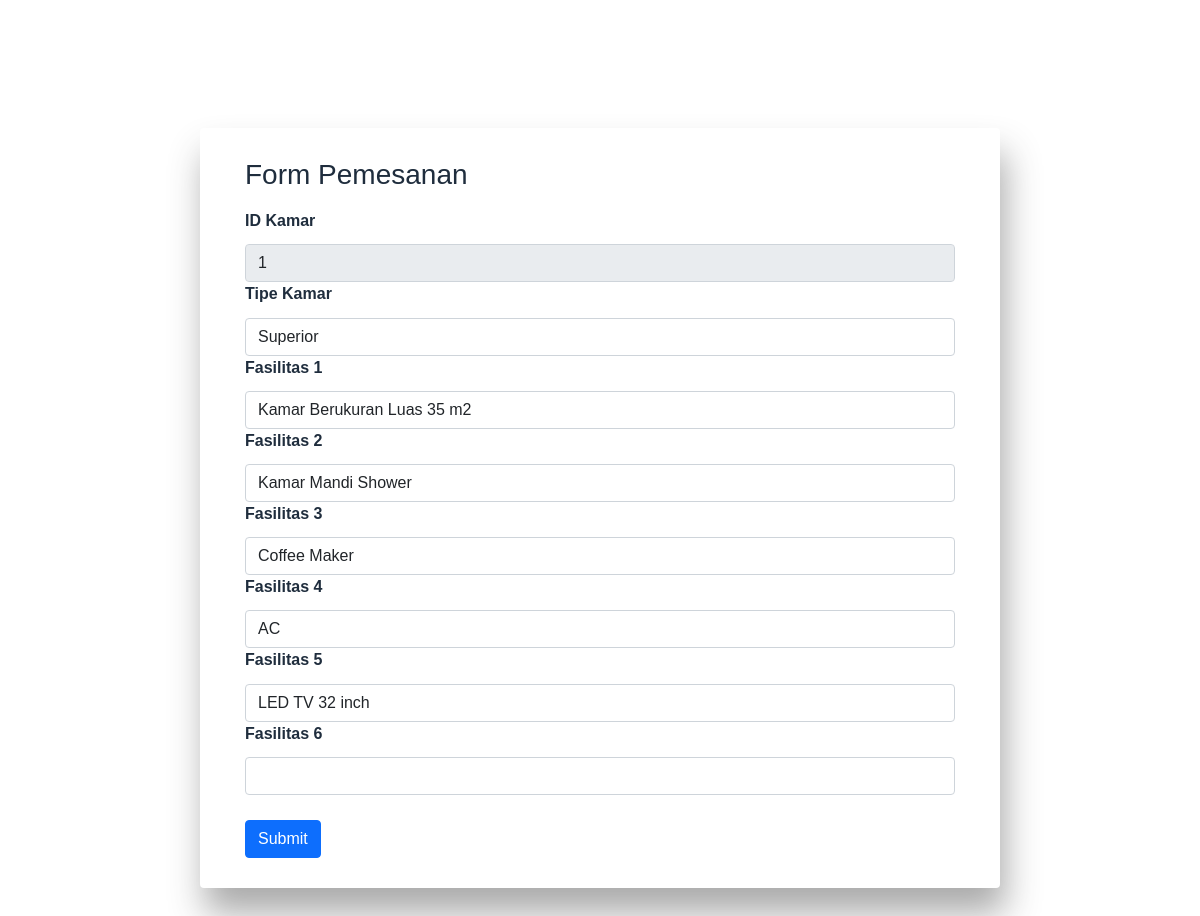
The page /crud/edit_kamar.php?id_kamar=1 on the database its author committed.
### tables this page shows
CREATE TABLE `tbl_kamar` (
  `id_kamar` int(11) NOT NULL,
  `tipe_kamar` varchar(20) NOT NULL,
  `fasilitas_satu` longtext NOT NULL,
  `fasilitas_dua` longtext NOT NULL,
  `fasilitas_tiga` longtext NOT NULL,
  `fasilitas_empat` longtext NOT NULL,
  `fasilitas_lima` longtext NOT NULL,
  `fasilitas_enam` longtext NOT NULL
);

### crud/edit_kamar.php (the view, shortened to what this page needs)
<!DOCTYPE html>
<html lang="en">
<head>
  <link rel="stylesheet" href="../assets/css/tampil_admin.css">
  <link rel="stylesheet" href="../assets/css/adminlte.min.css">
  <link rel="stylesheet" href="../assets/css/bootstrap.min.css">
</head>
<?php
include "../conn/koneksi.php";
$id_kamar= $_GET['id_kamar'];
$query=mysqli_query($koneksi, "SELECT * FROM tbl_kamar WHERE id_kamar=$id_kamar");
$data= mysqli_fetch_array($query);
?>
<form action="edit_kamar_aksi.php" method="post">
<div class="wrapper rounded bg-white">
    <div class="h3">Form Pemesanan</div>
    <div class="form">
        <div class="row">
            <div class="col-md-12"> <label>ID Kamar</label> <input type="text" class="form-control" name="txt_kamar" value="<?php echo $data['id_kamar']; ?>" readonly> </div>
            <div class="col-md-12"> <label>Tipe Kamar</label> <input type="text" class="form-control" name="txt_tipe" value="<?php echo $data['tipe_kamar']; ?>"> </div>
            <div class="col-md-12"> <label>Fasilitas 1</label> <input type="text" class="form-control" name="txt_fasilitas1" value="<?php echo $data['fasilitas_satu']; ?>"> </div>
            <div class="col-md-12"> <label>Fasilitas 2</label> <input type="text" class="form-control" name="txt_fasilitas2" value="<?php echo $data['fasilitas_dua']; ?>"> </div>
            <div class="col-md-12"> <label>Fasilitas 3</label> <input type="text" class="form-control" name="txt_fasilitas3" value="<?php echo $data['fasilitas_tiga']; ?>"> </div>
            <div class="col-md-12"> <label>Fasilitas 4</label> <input type="text" class="form-control" name="txt_fasilitas4" value="<?php echo $data['fasilitas_empat']; ?>"> </div>
            <div class="col-md-12"> <label>Fasilitas 5</label> <input type="text" class="form-control" name="txt_fasilitas5" value="<?php echo $data['fasilitas_lima']; ?>"> </div>
            <div class="col-md-12"> <label>Fasilitas 6</label> <input type="text" class="form-control" name="txt_fasilitas6" value="<?php echo $data['fasilitas_enam']; ?>"> </div>
        </div>
            <input type="submit" class="btn btn-primary mt-3"></div>
</div>
</form>

### assets/css/tampil_admin.css (style rules this page uses)
* { margin: 0; padding: 0; box-sizing: border-box; font-family: 'Poppins', sans-serif }
.wrapper { max-width: 800px; margin: 80px auto; padding: 30px 45px; box-shadow: 5px 25px 35px #3535356b }
.wrapper label { display: block; padding-bottom: 0.2rem }
.wrapper .form .row { padding: 0.6rem 0 }
.wrapper .form .row .form-control { box-shadow: none }

### rows shown on the page
tbl_kamar: txt_kamar "1", txt_tipe "Superior", txt_fasilitas1 "Kamar Berukuran Luas 35 m2", txt_fasilitas2 "Kamar Mandi Shower", txt_fasilitas3 "Coffee Maker", txt_fasilitas4 "AC", txt_fasilitas5 "LED TV 32 inch"
